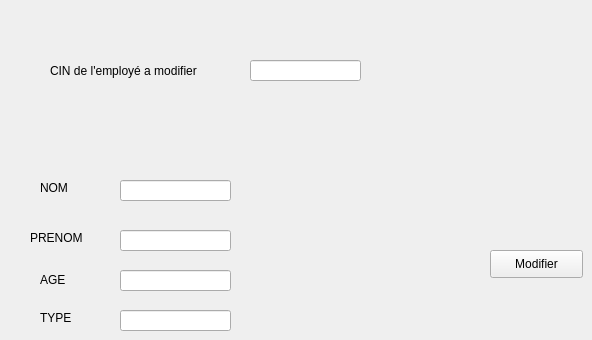
          <widget class="QWidget" name="tab_16">
           <attribute name="title">
            <string>Modifier un employé</string>
           </attribute>
           <widget class="QLabel" name="label_16">
            <property name="geometry">
             <rect>
              <x>50</x>
              <y>55</y>
              <width>231</width>
              <height>31</height>
             </rect>
            </property>
            <property name="text">
             <string>CIN de l'employé a modifier</string>
            </property>
           </widget>
           <widget class="QLabel" name="label_22">
            <property name="geometry">
             <rect>
              <x>40</x>
              <y>180</y>
              <width>56</width>
              <height>16</height>
             </rect>
            </property>
            <property name="text">
             <string>NOM</string>
            </property>
           </widget>
           <widget class="QLabel" name="label_24">
            <property name="geometry">
             <rect>
              <x>30</x>
              <y>230</y>
              <width>56</width>
              <height>16</height>
             </rect>
            </property>
            <property name="text">
             <string>PRENOM</string>
            </property>
           </widget>
           <widget class="QLabel" name="label_25">
            <property name="geometry">
             <rect>
              <x>40</x>
              <y>310</y>
              <width>56</width>
              <height>16</height>
             </rect>
            </property>
            <property name="text">
             <string>TYPE</string>
            </property>
           </widget>
           <widget class="QLabel" name="label_26">
            <property name="geometry">
             <rect>
              <x>40</x>
              <y>270</y>
              <width>71</width>
              <height>20</height>
             </rect>
            </property>
            <property name="text">
             <string>AGE</string>
            </property>
           </widget>
           <widget class="QLineEdit" name="le_type2">
            <property name="geometry">
             <rect>
              <x>120</x>
              <y>310</y>
              <width>111</width>
              <height>21</height>
             </rect>
            </property>
           </widget>
           <widget class="QLineEdit" name="le_age2">
            <property name="geometry">
             <rect>
              <x>120</x>
              <y>270</y>
              <width>111</width>
              <height>21</height>
             </rect>
            </property>
           </widget>
           <widget class="QLineEdit" name="le_prenom2">
            <property name="geometry">
             <rect>
              <x>120</x>
              <y>230</y>
              <width>111</width>
              <height>21</height>
             </rect>
            </property>
           </widget>
           <widget class="QLineEdit" name="le_nom2">
            <property name="geometry">
             <rect>
              <x>120</x>
              <y>180</y>
              <width>111</width>
              <height>21</height>
             </rect>
            </property>
           </widget>
           <widget class="QLineEdit" name="le_cin2">
            <property name="geometry">
             <rect>
              <x>250</x>
              <y>60</y>
              <width>111</width>
              <height>21</height>
             </rect>
            </property>
           </widget>
           <widget class="QPushButton" name="pb_modifier_2">
            <property name="geometry">
             <rect>
              <x>490</x>
              <y>250</y>
              <width>93</width>
              <height>28</height>
             </rect>
            </property>
            <property name="text">
             <string>Modifier</string>
            </property>
           </widget>
          </widget>
